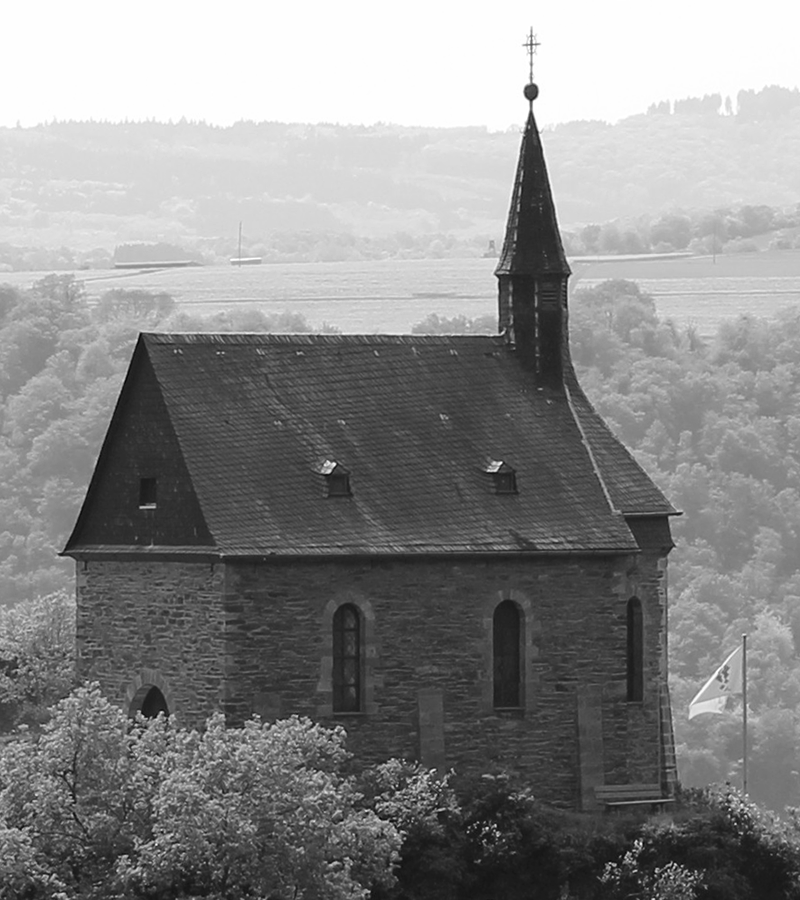
#> input picture A1/release/data/a1p4.png, 800 x 900 px, found by its file name
$ python 'Image Filtering(gaus).py'
#> lines starting #> are read from the running program, lines starting #| are printed output that depends on the picture
#> further down, img is the input picture: shape (900, 800) float32; min 0.00392, max 1, mean 0.536
import numpy as np
from scipy.ndimage import convolve
import matplotlib.pyplot as plt


def gauss2d(sigma, fsize):
    """
    Args:
      sigma: width of the Gaussian filter
      fsize: dimensions of the filter

    Returns:
      g: *normalized* Gaussian filter
    """

    #
    m, n = (fsize, fsize)
    x = np.arange(-m / 2 + 0.5, m / 2)
    y = np.arange(-n / 2 + 0.5, n / 2)
    xx, yy = np.meshgrid(x, y, sparse=True)
    g = np.exp(-(xx ** 2 + yy ** 2) / (2 * sigma ** 2))
    return g / np.sum(g)
    #


def createfilters():
    """
    Returns:
      fx, fy: filters as described in the problem assignment
    """

    #
    g = gauss2d(0.9, 3)
    derxy = (1 / 2) * np.array([1, 0, -1])
    fx = g * derxy
    fy = np.outer((derxy.T), (g.T))  # 外积，对应相乘
    fx_ = np.array([[0.5, 0, -0.5]]) * g
    fy_ = fx.transpose() * g  # 转置

    return fx_, fy_


def filterimage(I, fx, fy):
    """ Filter the image with the filters fx, fy.
    You may use the ndimage.convolve scipy-function.

    Args:
      I: a (H,W) numpy array storing image data
      fx, fy: filters

    Returns:
      Ix, Iy: images filtered by fx and fy respectively
    """

    #
    Ix = convolve(I, fx, mode='constant', cval=0.0)
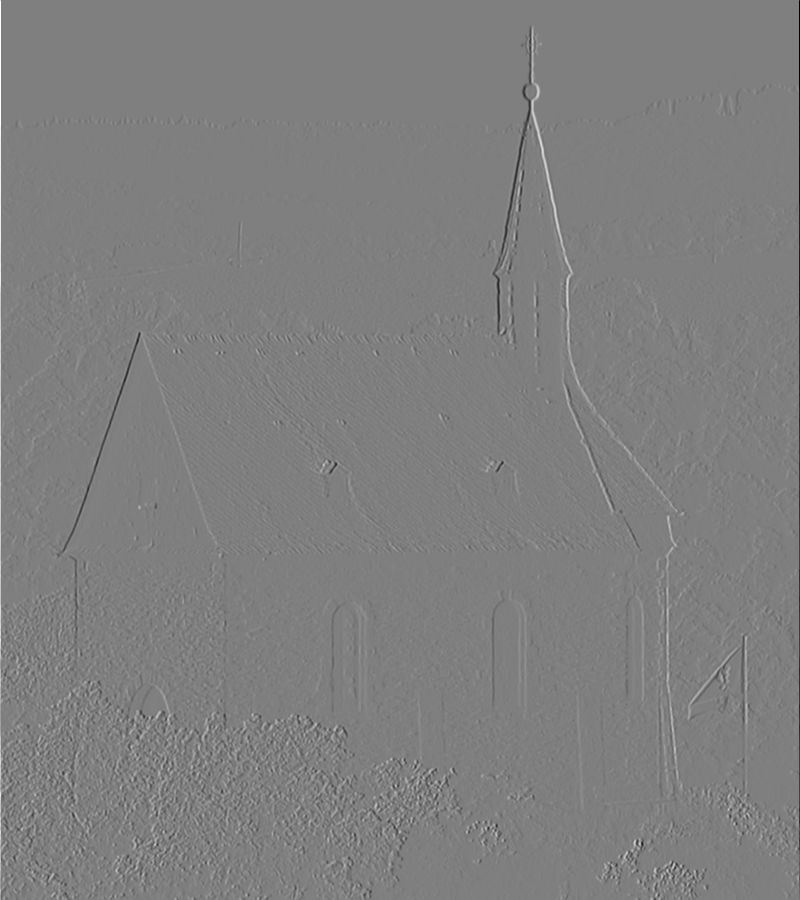
#> Ix: shape (900, 800) float32; min -0.129, max 0.129, mean 7.53e-07; drawn with min black and max white
    Iy = convolve(I, fy, mode='constant', cval=0.0)
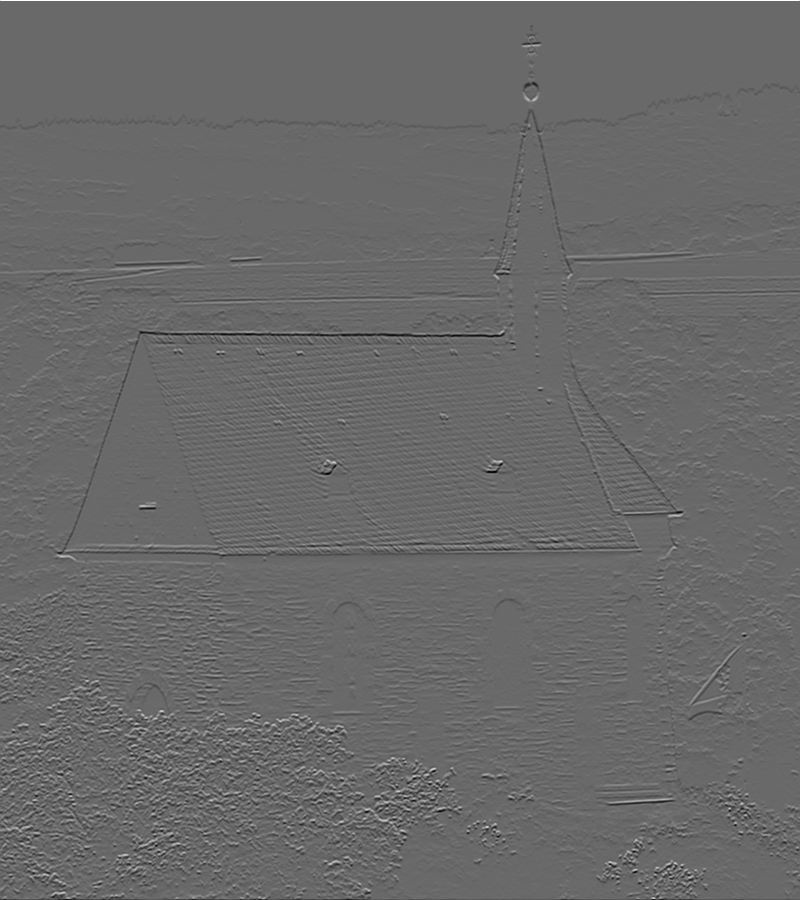
#> Iy: shape (900, 800) float32; min -0.00868, max 0.0123, mean -1.11e-05; drawn with min black and max white
    return Ix, Iy
    #


if __name__ == "__main__":
    # load image
    img = plt.imread("data/a1p4.png")

    # create filters
    fx, fy = createfilters()

    # filter image
    imgx, imgy = filterimage(img, fx, fy)

    # show filter results
    fig = plt.figure()
    ax1 = fig.add_subplot(121)
    ax1.imshow(imgx, "gray", interpolation="none")
    ax1.set_title("x derivative")
    ax1.axis("off")
    ax2 = plt.subplot(122)
    ax2.imshow(imgy, "gray", interpolation="none")
    ax2.set_title("y derivative")
    ax2.axis("off")
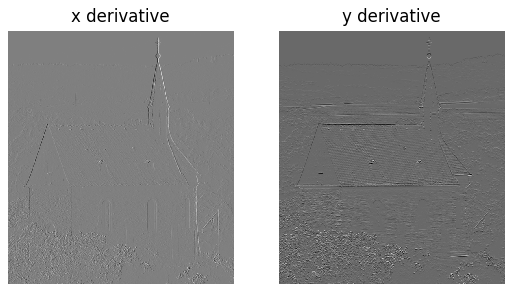
#> figure drawn by matplotlib, 2 panels
